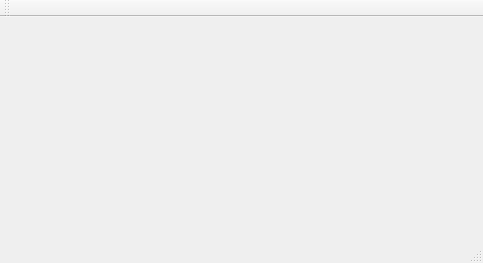
<?xml version="1.0" encoding="UTF-8"?>
<ui version="4.0">
 <class>MainWindow</class>
 <widget class="QMainWindow" name="MainWindow">
  <property name="geometry">
   <rect>
    <x>0</x>
    <y>0</y>
    <width>483</width>
    <height>263</height>
   </rect>
  </property>
  <property name="windowTitle">
   <string>MainWindow</string>
  </property>
  <widget class="QWidget" name="centralwidget">
   <layout class="QVBoxLayout" name="verticalLayout_2">
    <item>
     <widget class="mt4sd::CameraViewer" name="cameraViewer" native="true"/>
    </item>
   </layout>
  </widget>
  <widget class="QMenuBar" name="menubar">
   <property name="geometry">
    <rect>
     <x>0</x>
     <y>0</y>
     <width>483</width>
     <height>22</height>
    </rect>
   </property>
  </widget>
  <widget class="QStatusBar" name="statusbar"/>
  <widget class="QToolBar" name="toolBar">
   <property name="windowTitle">
    <string>toolBar</string>
   </property>
   <attribute name="toolBarArea">
    <enum>TopToolBarArea</enum>
   </attribute>
   <attribute name="toolBarBreak">
    <bool>false</bool>
   </attribute>
  </widget>
 </widget>
 <customwidgets>
  <customwidget>
   <class>mt4sd::CameraViewer</class>
   <extends>QWidget</extends>
   <header location="global">CameraViewer.h</header>
   <container>1</container>
  </customwidget>
 </customwidgets>
 <resources/>
 <connections/>
</ui>
